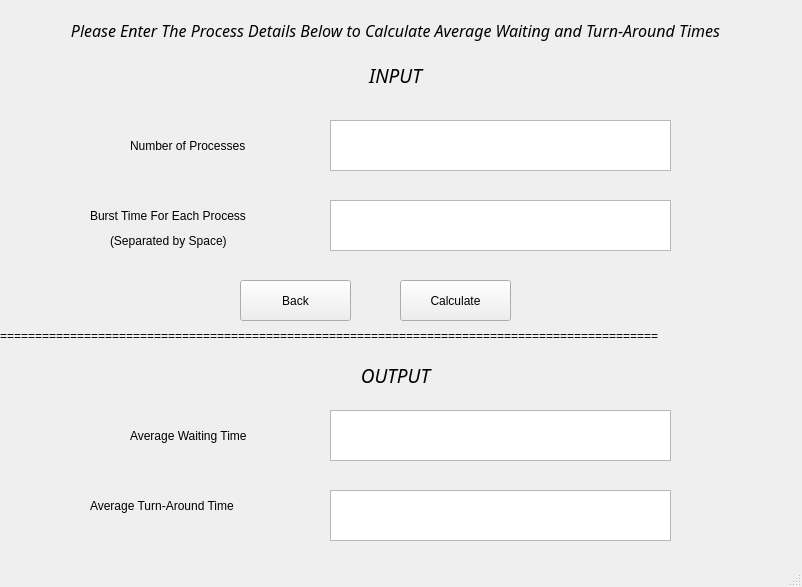
<?xml version="1.0" encoding="UTF-8"?>
<ui version="4.0">
 <class>FCFS</class>
 <widget class="QMainWindow" name="FCFS">
  <property name="geometry">
   <rect>
    <x>0</x>
    <y>0</y>
    <width>802</width>
    <height>587</height>
   </rect>
  </property>
  <property name="windowTitle">
   <string>MainWindow</string>
  </property>
  <widget class="QWidget" name="centralwidget">
   <widget class="QLabel" name="label">
    <property name="geometry">
     <rect>
      <x>0</x>
      <y>0</y>
      <width>791</width>
      <height>61</height>
     </rect>
    </property>
    <property name="font">
     <font>
      <family>Umpush</family>
      <pointsize>12</pointsize>
      <italic>true</italic>
     </font>
    </property>
    <property name="text">
     <string>Please Enter The Process Details Below to Calculate Average Waiting and Turn-Around Times</string>
    </property>
    <property name="alignment">
     <set>Qt::AlignCenter</set>
    </property>
   </widget>
   <widget class="QLabel" name="label_2">
    <property name="geometry">
     <rect>
      <x>130</x>
      <y>120</y>
      <width>191</width>
      <height>51</height>
     </rect>
    </property>
    <property name="text">
     <string>Number of Processes</string>
    </property>
   </widget>
   <widget class="QLabel" name="label_3">
    <property name="geometry">
     <rect>
      <x>90</x>
      <y>190</y>
      <width>201</width>
      <height>51</height>
     </rect>
    </property>
    <property name="text">
     <string>Burst Time For Each Process</string>
    </property>
   </widget>
   <widget class="QLabel" name="label_4">
    <property name="geometry">
     <rect>
      <x>110</x>
      <y>230</y>
      <width>201</width>
      <height>21</height>
     </rect>
    </property>
    <property name="text">
     <string>(Separated by Space)</string>
    </property>
   </widget>
   <widget class="QTextEdit" name="Process_inp">
    <property name="geometry">
     <rect>
      <x>330</x>
      <y>120</y>
      <width>341</width>
      <height>51</height>
     </rect>
    </property>
   </widget>
   <widget class="QTextEdit" name="Process_BT">
    <property name="geometry">
     <rect>
      <x>330</x>
      <y>200</y>
      <width>341</width>
      <height>51</height>
     </rect>
    </property>
   </widget>
   <widget class="QLabel" name="label_5">
    <property name="geometry">
     <rect>
      <x>0</x>
      <y>350</y>
      <width>791</width>
      <height>51</height>
     </rect>
    </property>
    <property name="font">
     <font>
      <family>Umpush</family>
      <pointsize>14</pointsize>
      <italic>true</italic>
     </font>
    </property>
    <property name="text">
     <string>OUTPUT</string>
    </property>
    <property name="alignment">
     <set>Qt::AlignCenter</set>
    </property>
   </widget>
   <widget class="QLabel" name="label_6">
    <property name="geometry">
     <rect>
      <x>0</x>
      <y>310</y>
      <width>1031</width>
      <height>51</height>
     </rect>
    </property>
    <property name="text">
     <string>==============================================================================================</string>
    </property>
   </widget>
   <widget class="QLabel" name="label_7">
    <property name="geometry">
     <rect>
      <x>90</x>
      <y>480</y>
      <width>201</width>
      <height>51</height>
     </rect>
    </property>
    <property name="text">
     <string>Average Turn-Around Time</string>
    </property>
   </widget>
   <widget class="QTextEdit" name="Process_WT">
    <property name="geometry">
     <rect>
      <x>330</x>
      <y>410</y>
      <width>341</width>
      <height>51</height>
     </rect>
    </property>
   </widget>
   <widget class="QLabel" name="label_8">
    <property name="geometry">
     <rect>
      <x>130</x>
      <y>410</y>
      <width>191</width>
      <height>51</height>
     </rect>
    </property>
    <property name="text">
     <string>Average Waiting Time</string>
    </property>
   </widget>
   <widget class="QTextEdit" name="Process_TAT">
    <property name="geometry">
     <rect>
      <x>330</x>
      <y>490</y>
      <width>341</width>
      <height>51</height>
     </rect>
    </property>
   </widget>
   <widget class="QPushButton" name="Calc_Btn">
    <property name="geometry">
     <rect>
      <x>400</x>
      <y>280</y>
      <width>111</width>
      <height>41</height>
     </rect>
    </property>
    <property name="text">
     <string>Calculate</string>
    </property>
   </widget>
   <widget class="QLabel" name="label_9">
    <property name="geometry">
     <rect>
      <x>0</x>
      <y>50</y>
      <width>791</width>
      <height>51</height>
     </rect>
    </property>
    <property name="font">
     <font>
      <family>Umpush</family>
      <pointsize>14</pointsize>
      <italic>true</italic>
     </font>
    </property>
    <property name="text">
     <string>INPUT</string>
    </property>
    <property name="alignment">
     <set>Qt::AlignCenter</set>
    </property>
   </widget>
   <widget class="QPushButton" name="Calc_Btn_2">
    <property name="geometry">
     <rect>
      <x>240</x>
      <y>280</y>
      <width>111</width>
      <height>41</height>
     </rect>
    </property>
    <property name="text">
     <string>Back</string>
    </property>
   </widget>
  </widget>
  <widget class="QMenuBar" name="menubar">
   <property name="geometry">
    <rect>
     <x>0</x>
     <y>0</y>
     <width>802</width>
     <height>22</height>
    </rect>
   </property>
  </widget>
  <widget class="QStatusBar" name="statusbar"/>
 </widget>
 <resources/>
 <connections/>
</ui>
